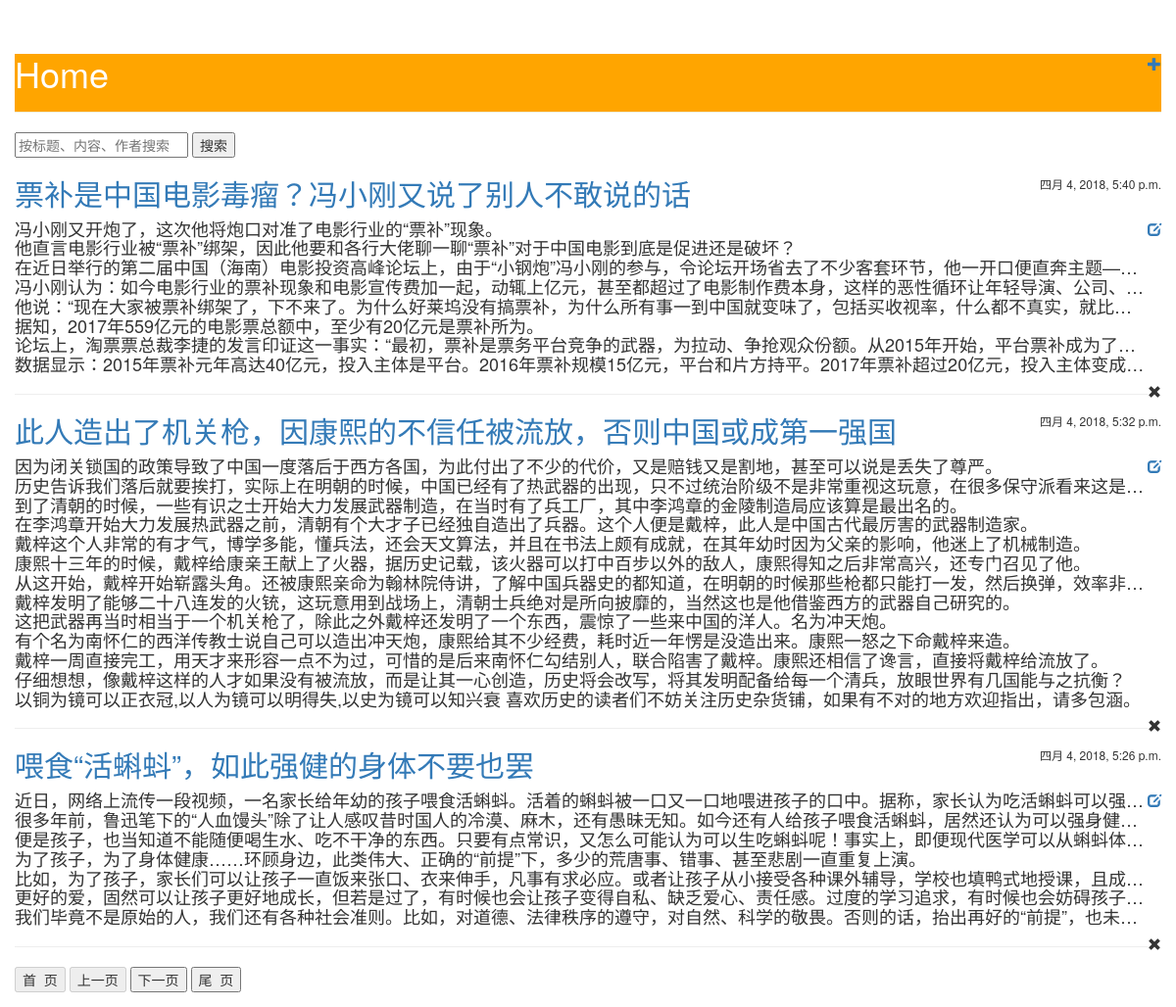
Screenshot of /blog/ with the database file from the repository.
### blog/models.py (models this page shows, shortened)
class Post(models.Model):
	author = models.ForeignKey('auth.User', on_delete = models.CASCADE)
	title = models.CharField(max_length = 200)
	text = models.TextField()
	create_date = models.DateTimeField(default = timezone.now)
	publish_date = models.DateTimeField(blank = True, null = True)

### blog/views.py (the view)
# urls.py: path('', views.PageView, name = 'index'),
def PageView(request, page = 1):
	showNum = 3 # each page shows 3
	pageNum = page
	blogCount = Post.objects.all().count() # the total number of blogs
	allPage_ = blogCount/showNum
	allPage = int(allPage_)+1 if allPage_>int(allPage_) else int(allPage_) # the max number of pages
	pageNum = allPage if pageNum>allPage else pageNum # could not exceed total number of pages
	start = pageNum * showNum - showNum
	blog_list = Post.objects.order_by('-publish_date')[start:start+showNum]
	dir_list = [x for x in request.path.split('/') if x!='']
	home = '../' if len(dir_list)>1 else ''
	info_list = {
		'blog_list': blog_list,
		'page': pageNum,
		'home': home,
		'homePage': home if pageNum!=1 else None,
		'previousPage': home+str(pageNum-1) if pageNum>1 else None,
		'nextPage': home+str(pageNum+1) if pageNum!=allPage else None,
		'lastPage': home+str(allPage) if pageNum!=allPage else None,
	}
	return render(request, 'blog/page.html', info_list)

### blog/templates/blog/page.html (shortened to what this page needs)
<!DOCTYPE html>
<html>
<head>
	<link href="https://cdn.bootcss.com/bootstrap/3.3.7/css/bootstrap.min.css" rel="stylesheet">
	{% load static %}
	<link rel="stylesheet" type="text/css" href="{% static 'blog/page.css' %}">
</head>
<body>
<div class="page-header">
	<a style="float: right;" href="{% url 'blog:post_new' %}" class="top-menu"><span class="glyphicon glyphicon-plus"></span></a>
	<h1><a href="{{ home }}">Home</a></h1>
</div>
<div>
	<form method="post" action="{% url 'blog:search' %}">
		<input type="text" name="keyWord" id="keyWord" placeholder="按标题、内容、作者搜索">
		<button type="submit" >搜索</button>
	</form>
</div>
{% for blog in blog_list %}
<div class="post">
	<h6><p style="float: right;">{{ blog.publish_date }}</p></h6>
	<h2><a href="{% url 'blog:detail' pk=blog.id %}">{{ blog.title }}</a></h2>
	<a style="float: right;" href="{% url 'blog:modify' blog_id=blog.id %}"><span class="glyphicon glyphicon-edit"></span></a>
	<h4><p class="line-limit-length">{{ blog.text|linebreaksbr }}</p></h4>
	<span onclick="if (confirm('你正在删除这篇文章')){window.location='{% url "blog:remove" blog_id=blog.id %}' }" style="float: right;" class="glyphicon glyphicon-remove"></span>
	<hr>
</div>
{% endfor %}
<div>
	<button onclick="window.location.href='{{ homePage }}'" {% if not homePage %} disabled  {% endif %} >首&nbsp;&nbsp;页</button>
	<button onclick="window.location.href='{{ previousPage }}'" {% if not previousPage %} disabled  {% endif %} >上一页</button>
	<button onclick="window.location.href='{{ nextPage }}'" {% if not nextPage %} disabled  {% endif %} >下一页</button>
	<button onclick="window.location.href='{{ lastPage }}'" {% if not lastPage %} disabled  {% endif %} >尾&nbsp;&nbsp;页</button>
</div>
</body>
</html>

### blog/static/blog/page.css (style rules this page uses)
body { padding:15px; }
.line-limit-length { overflow: hidden; text-overflow: ellipsis; white-space: nowrap; }
h1 a { color: white; }
.page-header { background: orange; }

### rows the page displays
Post: publish_date "四月 4, 2018, 5:40 p.m.", title "票补是中国电影毒瘤？冯小刚又说了别人不敢说的话", text "冯小刚又开炮了，这次他将炮口对准了电影行业的“票补”现象。 他直言电影行业被“票补”绑架，因此他要和各行大佬聊一聊“票补”对于中国电影到底是促进还是破坏？ 在近日举行的第二届中国（海南）电影投资高峰论坛上，由于“小钢炮”冯小刚的参与，令论坛开场省去了不少客套环节，他一开口便直奔主题— 冯小刚认为：如今电影行业的票补现象和电影宣传费加一起，动辄上亿元，甚至都超过了电影制作费本身，这样的恶性循环让年轻导演、公司、 他说：“现在大家被票补绑架了，下不来了。为什么好莱坞没有搞票补，为什么所有事一到中国就变味了，包括买收视率，什么都不真实，就比 据知，2017年559亿元的电影票总额中，至少有20亿元是票补所为。 论坛上，淘票票总裁李捷的发言印证这一事实：“最初，票补是票务平台竞争的武器，为拉动、争抢观众份额。从2015年开始，平台票补成为了 数据显示：2015年票补元年高达40亿元，投入主体是平台。2016年票补规模15亿元，平台和片方持平。2017年票补超过20亿元，投入主体变成…"
Post: publish_date "四月 4, 2018, 5:32 p.m.", title "此人造出了机关枪，因康熙的不信任被流放，否则中国或成第一强国", text "因为闭关锁国的政策导致了中国一度落后于西方各国，为此付出了不少的代价，又是赔钱又是割地，甚至可以说是丢失了尊严。 历史告诉我们落后就要挨打，实际上在明朝的时候，中国已经有了热武器的出现，只不过统治阶级不是非常重视这玩意，在很多保守派看来这是 到了清朝的时候，一些有识之士开始大力发展武器制造，在当时有了兵工厂，其中李鸿章的金陵制造局应该算是最出名的。 在李鸿章开始大力发展热武器之前，清朝有个大才子已经独自造出了兵器。这个人便是戴梓，此人是中国古代最厉害的武器制造家。 戴梓这个人非常的有才气，博学多能，懂兵法，还会天文算法，并且在书法上颇有成就，在其年幼时因为父亲的影响，他迷上了机械制造。 康熙十三年的时候，戴梓给康亲王献上了火器，据历史记载，该火器可以打中百步以外的敌人，康熙得知之后非常高兴，还专门召见了他。 从这开始，戴梓开始崭露头角。还被康熙亲命为翰林院侍讲，了解中国兵器史的都知道，在明朝的时候那些枪都只能打一发，然后换弹，效率非 戴梓发明了能够二十八连发的火铳，这玩意用到战场上，清朝士兵绝对是所向披靡的，当然这也是他借鉴西方的武器自己研究的。 这把武器再当时相当于一个机关枪了，除此之外戴梓还发明了一个东西，震惊了一些来中国的洋人。名为冲天炮。 有个名为南怀仁的西洋传教士说自己可以造出冲天炮，康熙给其不少经费，耗时近一年愣是没造出来。康熙一怒之下命戴梓来造。 戴梓一周直接完工，用天才来形容一点不为过，可惜的是后来南怀仁勾结别人，联合陷害了戴梓。康熙还相信了谗言，直接将戴梓给流放了。…"
Post: publish_date "四月 4, 2018, 5:26 p.m.", title "喂食“活蝌蚪”，如此强健的身体不要也罢", text "近日，网络上流传一段视频，一名家长给年幼的孩子喂食活蝌蚪。活着的蝌蚪被一口又一口地喂进孩子的口中。据称，家长认为吃活蝌蚪可以强 很多年前，鲁迅笔下的“人血馒头”除了让人感叹昔时国人的冷漠、麻木，还有愚昧无知。如今还有人给孩子喂食活蝌蚪，居然还认为可以强身健 便是孩子，也当知道不能随便喝生水、吃不干净的东西。只要有点常识，又怎么可能认为可以生吃蝌蚪呢！事实上，即便现代医学可以从蝌蚪体 为了孩子，为了身体健康……环顾身边，此类伟大、正确的“前提”下，多少的荒唐事、错事、甚至悲剧一直重复上演。 比如，为了孩子，家长们可以让孩子一直饭来张口、衣来伸手，凡事有求必应。或者让孩子从小接受各种课外辅导，学校也填鸭式地授课，且成 更好的爱，固然可以让孩子更好地成长，但若是过了，有时候也会让孩子变得自私、缺乏爱心、责任感。过度的学习追求，有时候也会妨碍孩子 我们毕竟不是原始的人，我们还有各种社会准则。比如，对道德、法律秩序的遵守，对自然、科学的敬畏。否则的话，抬出再好的“前提”，也未…"
